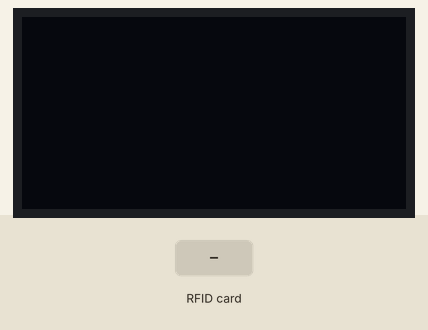
A sketch run on a simulated Arduino Uno, built with avr-gcc and run on an emulated ATmega328P. Shown: 128×64 one-colour display. The test bench sets the inputs (shaded band).

Above: at 1.2 s.
1.3 s: RFID card 5E 7A 19 C4 held to the reader
At 5.72 s:
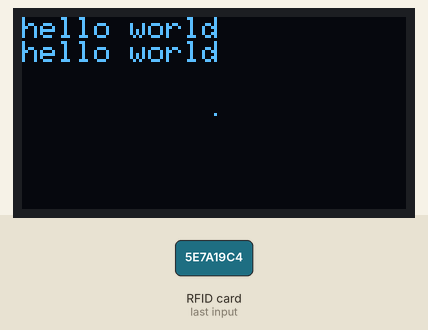
At 6.9 s:
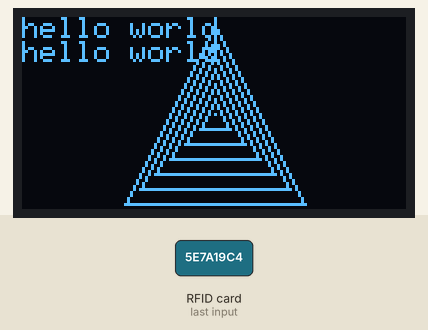
Timing chart, 0 to 8.4 s (numbered marks = the images above; inputs shaded):
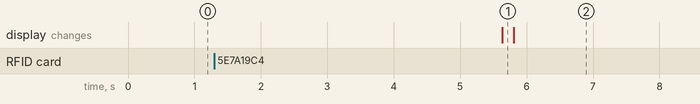

The sketch:

test2.ino
```cpp
#include <SPI.h>
#include <Wire.h>
#include <Adafruit_GFX.h>
#include <Adafruit_SH110X.h>
#include <PN532_I2C.h>
#include <PN532.h>
#include <NfcAdapter.h>

Adafruit_SH1106G display = Adafruit_SH1106G(128, 64, &Wire, -1);
PN532_I2C pn532_i2c(Wire);
NfcAdapter nfc = NfcAdapter(pn532_i2c);
String tagId = "None";
byte nuidPICC[4];


void setup() {
  Wire.begin();
  Serial.begin(115200);
  display.begin(0x3C, true);
  display.clearDisplay();
  display.display();
  nfc.begin();
}

void loop() {
  display.println("hello world");
readNFC();

  delay(500);
}
void readNFC()
{
 if (nfc.tagPresent())
 {
   NfcTag tag = nfc.read();
   tag.print();
    testdrawtriangle();
  //delay(2000);
  display.clearDisplay();

  //testfilltriangle();
  //delay(2000);
  display.clearDisplay();

   tagId = tag.getUidString();
 }
 delay(5000);
}
void testdrawtriangle(void) {
  for (int16_t i = 0; i < min(display.width(), display.height()) / 2; i += 5) {
    display.drawTriangle(display.width() / 2, display.height() / 2 - i,
                         display.width() / 2 - i, display.height() / 2 + i,
                         display.width() / 2 + i, display.height() / 2 + i, SH110X_WHITE);
    display.display();
    delay(1);
  }
}
```

Measured:
- after the input at 1.3 s, the display: changes after 4.3 s (image 1)
